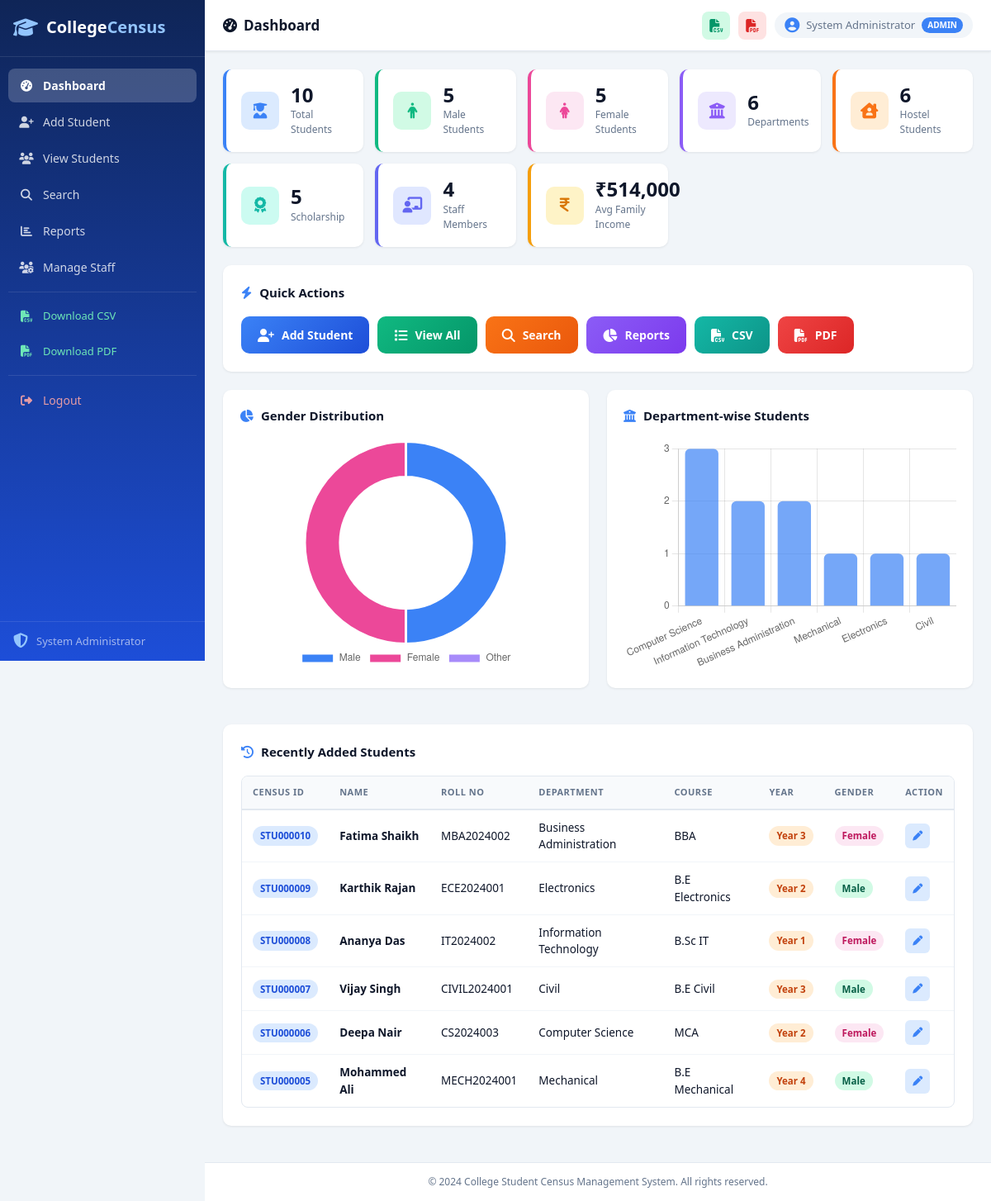
Screenshot of /dashboard (signed in) with the database file from the repository.
### tables this page shows
CREATE TABLE student (
            student_id     INTEGER PRIMARY KEY AUTOINCREMENT,
            census_id      TEXT NOT NULL UNIQUE,
            full_name      TEXT NOT NULL,
            father_name    TEXT NOT NULL,
            mother_name    TEXT NOT NULL,
            dob            TEXT NOT NULL,
            age            INTEGER NOT NULL,
            gender         TEXT NOT NULL,
            blood_group    TEXT,
            address        TEXT NOT NULL,
            city           TEXT NOT NULL,
            district       TEXT NOT NULL,
            state          TEXT NOT NULL,
            pincode        TEXT NOT NULL,
            mobile         TEXT NOT NULL,
            parent_mobile  TEXT NOT NULL,
            email          TEXT,
            department     TEXT NOT NULL,
            course         TEXT NOT NULL,
            year_of_study  INTEGER NOT NULL,
            roll_number    TEXT NOT NULL UNIQUE,
            admission_year INTEGER NOT NULL,
            category       TEXT NOT NULL,
            religion       TEXT,
            nationality    TEXT DEFAULT 'Indian',
            family_income  REAL NOT NULL,
            scholarship    TEXT DEFAULT 'None',
            hostel         TEXT DEFAULT 'Day Scholar',
            transport      TEXT DEFAULT 'Own',
            disability     TEXT DEFAULT 'None',
            s_username     TEXT UNIQUE,
            s_password     TEXT,
            created_at     TEXT DEFAULT CURRENT_TIMESTAMP
        );

### app.py (the view)
@app.route('/dashboard')
@staff_required
def dashboard():
    conn = get_db()
    stats = {
        'total':     conn.execute('SELECT COUNT(*) as c FROM student').fetchone()['c'],
        'male':      conn.execute("SELECT COUNT(*) as c FROM student WHERE gender='Male'").fetchone()['c'],
        'female':    conn.execute("SELECT COUNT(*) as c FROM student WHERE gender='Female'").fetchone()['c'],
        'depts':     conn.execute('SELECT COUNT(DISTINCT department) as c FROM student').fetchone()['c'],
        'avg_income':conn.execute('SELECT ROUND(AVG(family_income),0) as c FROM student').fetchone()['c'] or 0,
        'hostel':    conn.execute("SELECT COUNT(*) as c FROM student WHERE hostel='Hostel'").fetchone()['c'],
        'staff_count':conn.execute('SELECT COUNT(*) as c FROM staff').fetchone()['c'],
        'scholar':   conn.execute("SELECT COUNT(*) as c FROM student WHERE scholarship!='None'").fetchone()['c'],
    }
    recent = conn.execute('SELECT * FROM student ORDER BY student_id DESC LIMIT 6').fetchall()
    dept_data = conn.execute('SELECT department, COUNT(*) as cnt FROM student GROUP BY department ORDER BY cnt DESC').fetchall()
    conn.close()
    return render_template('dashboard.html', stats=stats, recent=recent, dept_data=dept_data)

### app.py (called while the page is built)
def get_db():
    conn = sqlite3.connect(DB_PATH)
    conn.row_factory = sqlite3.Row
    return conn

def staff_required(f):
    @wraps(f)
    def d(*a, **kw):
        if 'staff_id' not in session and 'admin' not in session:
            flash('Login required.', 'warning')
            return redirect(url_for('staff_login'))
        return f(*a, **kw)
    return d

### templates/dashboard.html (shortened to what this page needs)
{% extends "base.html" %}
{% block page_title %}<i class="fa-solid fa-gauge-high"></i> Dashboard{% endblock %}
{% block content %}
<div class="stat-grid">
  <div class="stat-card stat-blue"><div class="stat-icon"><i class="fa-solid fa-user-graduate"></i></div><div class="stat-info"><span class="stat-num">{{ stats.total }}</span><span class="stat-label">Total Students</span></div></div>
  <div class="stat-card stat-green"><div class="stat-icon"><i class="fa-solid fa-person"></i></div><div class="stat-info"><span class="stat-num">{{ stats.male }}</span><span class="stat-label">Male Students</span></div></div>
  <div class="stat-card stat-pink"><div class="stat-icon"><i class="fa-solid fa-person-dress"></i></div><div class="stat-info"><span class="stat-num">{{ stats.female }}</span><span class="stat-label">Female Students</span></div></div>
  <div class="stat-card stat-purple"><div class="stat-icon"><i class="fa-solid fa-building-columns"></i></div><div class="stat-info"><span class="stat-num">{{ stats.depts }}</span><span class="stat-label">Departments</span></div></div>
  <div class="stat-card stat-orange"><div class="stat-icon"><i class="fa-solid fa-house-chimney-user"></i></div><div class="stat-info"><span class="stat-num">{{ stats.hostel }}</span><span class="stat-label">Hostel Students</span></div></div>
  <div class="stat-card stat-teal"><div class="stat-icon"><i class="fa-solid fa-award"></i></div><div class="stat-info"><span class="stat-num">{{ stats.scholar }}</span><span class="stat-label">Scholarship</span></div></div>
  <div class="stat-card stat-indigo"><div class="stat-icon"><i class="fa-solid fa-chalkboard-user"></i></div><div class="stat-info"><span class="stat-num">{{ stats.staff_count }}</span><span class="stat-label">Staff Members</span></div></div>
  <div class="stat-card stat-yellow"><div class="stat-icon"><i class="fa-solid fa-indian-rupee-sign"></i></div><div class="stat-info"><span class="stat-num">₹{{ "{:,.0f}".format(stats.avg_income) }}</span><span class="stat-label">Avg Family Income</span></div></div>
</div>
<div class="section-card">
  <h2 class="section-title"><i class="fa-solid fa-bolt"></i> Quick Actions</h2>
  <div class="quick-actions">
    <a href="{{ url_for('add_student') }}"   class="qa-btn qa-blue"><i class="fa-solid fa-user-plus"></i><span>Add Student</span></a>
    <a href="{{ url_for('view_students') }}" class="qa-btn qa-green"><i class="fa-solid fa-list"></i><span>View All</span></a>
    <a href="{{ url_for('search') }}"        class="qa-btn qa-orange"><i class="fa-solid fa-search"></i><span>Search</span></a>
    <a href="{{ url_for('report') }}"        class="qa-btn qa-purple"><i class="fa-solid fa-chart-pie"></i><span>Reports</span></a>
    <a href="{{ url_for('download_csv') }}"  class="qa-btn qa-teal"><i class="fa-solid fa-file-csv"></i><span>CSV</span></a>
    <a href="{{ url_for('download_pdf') }}"  class="qa-btn qa-red"><i class="fa-solid fa-file-pdf"></i><span>PDF</span></a>
  </div>
</div>
<div class="chart-row">
  <div class="section-card chart-card">
    <h2 class="section-title"><i class="fa-solid fa-chart-pie"></i> Gender Distribution</h2>
    <canvas id="genderChart" height="220"></canvas>
  </div>
  <div class="section-card chart-card">
    <h2 class="section-title"><i class="fa-solid fa-building-columns"></i> Department-wise Students</h2>
    <canvas id="deptChart" height="220"></canvas>
  </div>
</div>
<div class="section-card">
  <h2 class="section-title"><i class="fa-solid fa-clock-rotate-left"></i> Recently Added Students</h2>
  {% if recent %}
  <div class="table-wrap">
    <table class="data-table">
      <thead><tr><th>Census ID</th><th>Name</th><th>Roll No</th><th>Department</th><th>Course</th><th>Year</th><th>Gender</th><th>Action</th></tr></thead>
      <tbody>
      {% for s in recent %}
        <tr>
          <td><span class="badge badge-blue">{{ s.census_id }}</span></td>
          <td class="font-medium">{{ s.full_name }}</td>
          <td>{{ s.roll_number }}</td>
          <td>{{ s.department }}</td>
          <td>{{ s.course }}</td>
          <td><span class="badge badge-orange">Year {{ s.year_of_study }}</span></td>
          <td><span class="badge {{ 'badge-green' if s.gender=='Male' else 'badge-pink' if s.gender=='Female' else 'badge-gray' }}">{{ s.gender }}</span></td>
          <td><a href="{{ url_for('update', sid=s.student_id) }}" class="btn-sm btn-edit"><i class="fa-solid fa-pen"></i></a></td>
        </tr>
      {% endfor %}
      </tbody>
    </table>
  </div>
  {% else %}
  <div class="empty-state"><i class="fa-solid fa-database"></i><p>No students registered yet.</p><a href="{{ url_for('add_student') }}" class="btn btn-primary">Add First Student</a></div>
  {% endif %}
</div>
{% endblock %}
{% block scripts %}
<script>
new Chart(document.getElementById('genderChart'),{type:'doughnut',data:{labels:['Male','Female','Other'],datasets:[{data:[{{ stats.male }},{{ stats.female }},{{ stats.total - stats.male - stats.female }}],backgroundColor:['#3b82f6','#ec4899','#a78bfa'],borderWidth:3,borderColor:'#fff'}]},options:{plugins:{legend:{position:'bottom'}},cutout:'65%'}});
fetch('/api/chart_data').then(r=>r.json()).then(d=>{
  new Chart(document.getElementById('deptChart'),{type:'bar',data:{labels:d.departments.labels,datasets:[{label:'Students',data:d.departments.data,backgroundColor:'rgba(59,130,246,0.7)',borderRadius:6}]},options:{plugins:{legend:{display:false}},scales:{y:{beginAtZero:true,ticks:{stepSize:1}}}}});
});
</script>
{% endblock %}

### templates/base.html (shortened to what this page needs)
<!DOCTYPE html>
<html lang="en">
<head>
  <link rel="stylesheet" href="{{ url_for('static', filename='css/style.css') }}"/>
  <link rel="stylesheet" href="https://cdnjs.cloudflare.com/ajax/libs/font-awesome/6.5.0/css/all.min.css"/>
</head>
<body class="{% block body_class %}{% endblock %}">
{% if session.get('admin') or session.get('staff_id') %}
<aside class="sidebar" id="sidebar">
  <div class="sidebar-brand">
    <i class="fa-solid fa-graduation-cap"></i>
    <span>College<strong>Census</strong></span>
  </div>
  <nav class="sidebar-nav">
    <a href="{{ url_for('dashboard') }}"     class="nav-link {% if request.endpoint=='dashboard'     %}active{% endif %}"><i class="fa-solid fa-gauge-high"></i> Dashboard</a>
    <a href="{{ url_for('add_student') }}"   class="nav-link {% if request.endpoint=='add_student'   %}active{% endif %}"><i class="fa-solid fa-user-plus"></i> Add Student</a>
    <a href="{{ url_for('view_students') }}" class="nav-link {% if request.endpoint=='view_students' %}active{% endif %}"><i class="fa-solid fa-users"></i> View Students</a>
    <a href="{{ url_for('search') }}"        class="nav-link {% if request.endpoint=='search'        %}active{% endif %}"><i class="fa-solid fa-magnifying-glass"></i> Search</a>
    <a href="{{ url_for('report') }}"        class="nav-link {% if request.endpoint=='report'        %}active{% endif %}"><i class="fa-solid fa-chart-bar"></i> Reports</a>
    {% if session.get('admin') %}
    <a href="{{ url_for('manage_staff') }}"  class="nav-link {% if request.endpoint=='manage_staff'  %}active{% endif %}"><i class="fa-solid fa-users-gear"></i> Manage Staff</a>
    {% endif %}
    <hr class="nav-divider"/>
    <a href="{{ url_for('download_csv') }}"  class="nav-link nav-download"><i class="fa-solid fa-file-csv"></i> Download CSV</a>
    <a href="{{ url_for('download_pdf') }}"  class="nav-link nav-download"><i class="fa-solid fa-file-pdf"></i> Download PDF</a>
    <hr class="nav-divider"/>
    <a href="{{ url_for('logout') }}" class="nav-link nav-logout"><i class="fa-solid fa-right-from-bracket"></i> Logout</a>
  </nav>
  <div class="sidebar-footer">
    <i class="fa-solid fa-{% if session.get('admin') %}shield-halved{% else %}chalkboard-user{% endif %}"></i>
    <span>{{ session.get('admin_name') or session.get('staff_name','Staff') }}</span>
  </div>
</aside>
<div class="main-wrapper">
  <header class="topbar">
    <div class="topbar-title">{% block page_title %}{% endblock %}</div>
    <div class="topbar-actions">
      <a href="{{ url_for('download_csv') }}" class="topbar-dl csv" title="Download CSV"><i class="fa-solid fa-file-csv"></i></a>
      <a href="{{ url_for('download_pdf') }}" class="topbar-dl pdf" title="Download PDF"><i class="fa-solid fa-file-pdf"></i></a>
      <div class="topbar-user">
        <i class="fa-solid fa-circle-user"></i>
        <span>{{ session.get('admin_name') or session.get('staff_name','Staff') }}</span>
        <span class="role-badge">{{ 'Admin' if session.get('admin') else 'Staff' }}</span>
      </div>
    </div>
  </header>
  <main class="content">
    {% block content %}{% endblock %}
  </main>
  <footer class="footer">© 2024 College Student Census Management System. All rights reserved.</footer>
</div>
{% else %}
  {% block auth_content %}{% endblock %}
{% endif %}
{% block scripts %}{% endblock %}
</body>
</html>

### rows the page displays
student: census_id "STU000010", full_name "Fatima Shaikh", roll_number "MBA2024002", department "Business Administration", course "BBA", year_of_study "3", gender "Female"
student: census_id "STU000009", full_name "Karthik Rajan", roll_number "ECE2024001", department "Electronics", course "B.E Electronics", year_of_study "2", gender "Male"
student: census_id "STU000008", full_name "Ananya Das", roll_number "IT2024002", department "Information Technology", course "B.Sc IT", year_of_study "1", gender "Female"
student: census_id "STU000007", full_name "Vijay Singh", roll_number "CIVIL2024001", department "Civil", course "B.E Civil", year_of_study "3", gender "Male"
student: census_id "STU000006", full_name "Deepa Nair", roll_number "CS2024003", department "Computer Science", course "MCA", year_of_study "2", gender "Female"
student: census_id "STU000005", full_name "Mohammed Ali", roll_number "MECH2024001", department "Mechanical", course "B.E Mechanical", year_of_study "4", gender "Male"

### other values shown
{{ session.get('admin_name') or session.get('staff_name','Staff') }} "System Administrator"
{{ 'Admin' if session.get('admin') else 'Staff' }} "ADMIN"
{{ stats.total }} "10"
{{ stats.male }} "5"
{{ stats.female }} "5"
{{ stats.depts }} "6"
{{ stats.hostel }} "6"
{{ stats.scholar }} "5"
{{ stats.staff_count }} "4"
{{ "{:,.0f}".format(stats.avg_income) }} "514,000"
chart data {{ stats.male }} 5
chart data {{ stats.female }} 5
chart data {{ stats.total - stats.male - stats.female }} 0
